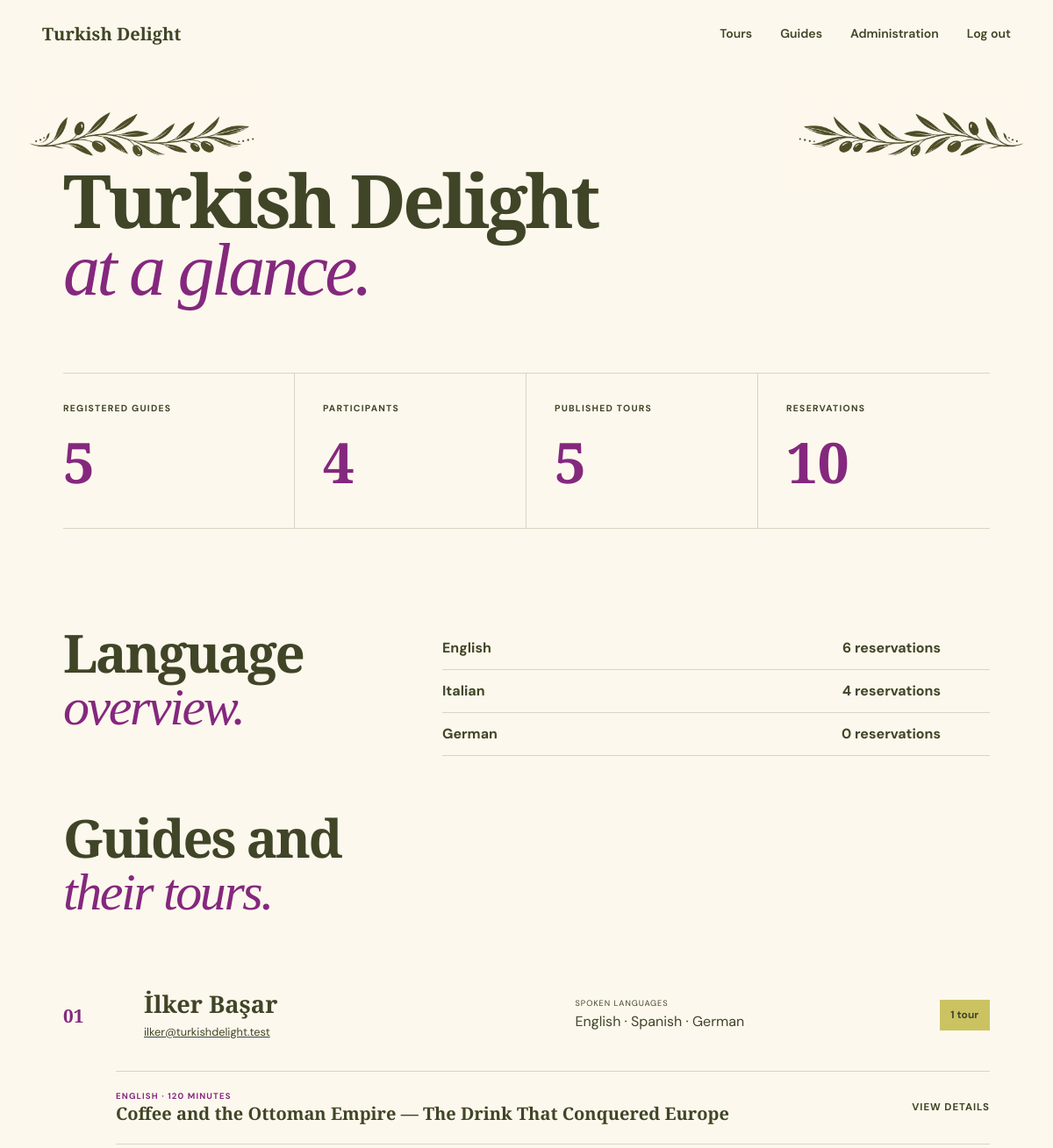
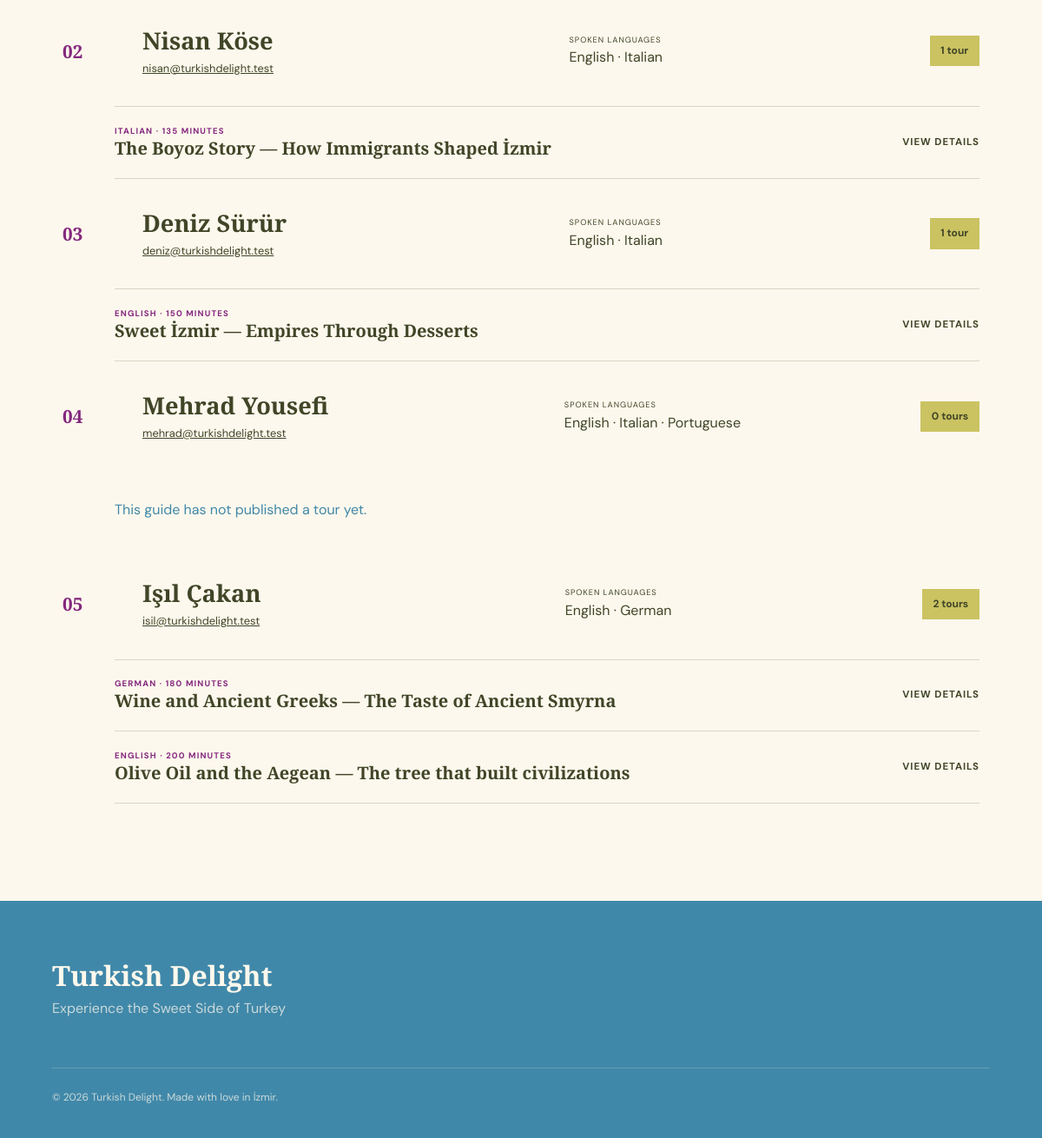
/admin (signed in), run on the app's committed database (2 pictures, top to bottom).
### tables this page shows
CREATE TABLE tours (
  id INTEGER PRIMARY KEY AUTOINCREMENT, guide_id INTEGER NOT NULL REFERENCES users(id),
  title TEXT NOT NULL, subtitle TEXT NOT NULL, description TEXT NOT NULL, foods TEXT NOT NULL, stops TEXT NOT NULL, story_points TEXT NOT NULL,
  meeting_point TEXT NOT NULL, duration INTEGER NOT NULL CHECK(duration > 0),
  language TEXT NOT NULL, capacity INTEGER NOT NULL CHECK(capacity > 0)
);

CREATE TABLE "users" (
          id INTEGER PRIMARY KEY AUTOINCREMENT,
          first_name TEXT NOT NULL, last_name TEXT NOT NULL,
          email TEXT NOT NULL UNIQUE, password_hash TEXT NOT NULL,
          role TEXT NOT NULL CHECK(role IN ('guide','participant','admin')),
          languages TEXT NOT NULL DEFAULT '[]'
        , profile_photo TEXT NOT NULL DEFAULT 'GuideDefault.jpg');

### app.py (the view)
@app.route("/admin")
@role_required("admin")
def admin_dashboard():
    db = get_db()
    statistics = {
        "guides": userdb.count_role(db, "guide"),
        "participants": userdb.count_role(db, "participant"),
        "tours": tourdb.tour_count(db),
        "reservations": tourdb.reservation_count(db),
    }
    reservations_by_language = tourdb.reservations_by_language(db)
    guide_rows = userdb.list_guides(db)
    guides = []
    for guide_row in guide_rows:
        guide = User(guide_row)
        tour_rows = tourdb.tours_for_guide(db, guide.id)
        detailed_tours = []
        for tour_row in tour_rows:
            tour = tour_from_row(tour_row)
            tour["schedules"] = tourdb.schedules_for_tour(db, tour["id"])
            tour["reservation_count"] = tourdb.reservation_count(db, tour["id"])
            detailed_tours.append(tour)
        guides.append({"user": guide, "tours": detailed_tours})
    return render_template(
        "admin_dashboard.html", statistics=statistics,
        reservations_by_language=reservations_by_language, guides=guides,
    )

### app.py (called while the page is built)
def get_db():
    if "db" not in g:
        g.db = sqlite3.connect(DATABASE)
        g.db.row_factory = sqlite3.Row
        g.db.execute("PRAGMA foreign_keys = ON")
    return g.db

@login_manager.user_loader
def load_user(user_id):
    return userdb.get_user(get_db(), user_id)

def csrf_token():
    if "csrf_token" not in session:
        session["csrf_token"] = secrets.token_hex(24)
    return session["csrf_token"]

@app.before_request
def verify_csrf():
    if request.method == "POST" and request.form.get("csrf_token") != session.get("csrf_token"):
        abort(400, "Invalid or missing form token.")

def role_required(role):
    def decorator(view):
        @wraps(view)
        @login_required
        def wrapped(*args, **kwargs):
            if current_user.role != role:
                abort(403)
            return view(*args, **kwargs)
        return wrapped
    return decorator

def tour_images(tour_id):
    files = sorted((BASE_DIR / "static").glob(f"Tour{tour_id}_*"))
    return [f.name for f in files if f.is_file()]

def guide_image(filename):
    filename = filename or DEFAULT_GUIDE_IMAGE
    relative = Path(filename)
    if relative.is_absolute() or ".." in relative.parts:
        return DEFAULT_GUIDE_IMAGE
    return filename if (BASE_DIR / "static" / relative).is_file() else DEFAULT_GUIDE_IMAGE

def tour_from_row(row):
    tour = dict(row)
    tour["foods"] = json.loads(tour["foods"])
    tour["stops"] = json.loads(tour["stops"])
    tour["story_points"] = json.loads(tour["story_points"])
    tour["images"] = tour_images(tour["id"])
    tour["guide_image"] = guide_image(tour.get("guide_image"))
    return tour

### tourdb.py (called while the page is built)
def tours_for_guide(db, guide_id, summary=False):
    fields = "id,title,subtitle" if summary else "*"
    return db.execute(
        f"SELECT {fields} FROM tours WHERE guide_id=? ORDER BY id", (guide_id,)
    ).fetchall()

def schedules_for_tour(db, tour_id):
    return db.execute(
        "SELECT weekday,start_time FROM schedules WHERE tour_id=? ORDER BY weekday", (tour_id,)
    ).fetchall()

def reservation_count(db, tour_id=None):
    if tour_id is None:
        return db.execute("SELECT COUNT(*) FROM reservations").fetchone()[0]
    return db.execute("SELECT COUNT(*) FROM reservations WHERE tour_id=?", (tour_id,)).fetchone()[0]

def tour_count(db):
    return db.execute("SELECT COUNT(*) FROM tours").fetchone()[0]

### user.py (called while the page is built)
    @property
    def full_name(self):
        return f"{self.first_name} {self.last_name}"

### templates/admin_dashboard.html (shortened to what this page needs)
{% extends "base.html" %}
{% block content %}
  <section class="admin-page">
    <img
      class="admin-decoration admin-decoration-left"
      src="{{ url_for('static', filename='decoration2.png') }}"
      alt=""
      aria-hidden="true"
    >
    <img
      class="admin-decoration admin-decoration-right"
      src="{{ url_for('static', filename='decoration2.png') }}"
      alt=""
      aria-hidden="true"
    >
    <header class="admin-heading">
      <div>
        <h1>Turkish Delight<br><em>at a glance.</em></h1>
      </div>
    </header>
    <section class="admin-stats" aria-label="Platform statistics">
      <article>
        <span>Registered guides</span>
        <strong>{{ statistics.guides }}</strong>
      </article>
      <article>
        <span>Participants</span>
        <strong>{{ statistics.participants }}</strong>
      </article>
      <article>
        <span>Published tours</span>
        <strong>{{ statistics.tours }}</strong>
      </article>
      <article>
        <span>Reservations</span>
        <strong>{{ statistics.reservations }}</strong>
      </article>
    </section>
    <section class="admin-language-stats">
      <div>
        <h2>Language<br><em>overview.</em></h2>
      </div>
      <div class="language-bars">
        {% if reservations_by_language %}
          {% for item in reservations_by_language %}
            <div class="language-stat">
              <span>{{ item.language }}</span>
              <strong>{{ item.total }} reservation{{ '' if item.total == 1 else 's' }}</strong>
            </div>
          {% endfor %}
        {% else %}
          <p>No tour languages available.</p>
        {% endif %}
      </div>
    </section>
    <section class="admin-guides">
      <div class="admin-section-title">
        <h2>Guides and<br><em>their tours.</em></h2>
      </div>
      {% for guide in guides %}
        <article class="admin-guide">
          <header>
            <span>{{ '%02d'|format(loop.index) }}</span>
            <div>
              <h3>{{ guide.user.full_name }}</h3>
              <a href="mailto:{{ guide.user.email }}">{{ guide.user.email }}</a>
            </div>
            <p><small>Spoken languages</small>{{ guide.user.languages|join(' · ') }}</p>
            <strong>{{ guide.tours|length }} tour{{ '' if guide.tours|length == 1 else 's' }}</strong>
          </header>
          <div class="admin-tour-list">
            {% for tour in guide.tours %}
              <details class="admin-tour">
                <summary>
                  <span>
                    <small>{{ tour.language }} · {{ tour.duration }} minutes</small>
                    {{ tour.title }} — {{ tour.subtitle }}
                  </span>
                  <b>View details</b>
                </summary>
              </details>
            {% else %}
              <p class="admin-no-tours">This guide has not published a tour yet.</p>
            {% endfor %}
          </div>
        </article>
      {% else %}
        <div class="empty-state"><h3>No registered guides.</h3></div>
      {% endfor %}
    </section>
  </section>
{% endblock %}

### static/styles/variables.css (style rules this page uses)
:root { --ink: #404527; --deep: #4088A9; --cream: #FDF8ED; --paper: #FDF8ED; --clay: #84287E; --gold: #CBC362; --sea: #4088A9; --line: rgba(64, 69, 39, .2); --serif: "Playfair Display", Georgia, serif; --sans: "DM Sans", Arial, sans-serif }

### static/styles/base.css (style rules this page uses)
* { box-sizing: border-box }
html { scroll-behavior: smooth }
body { margin: 0; background: var(--paper); color: var(--ink); font-family: var(--sans); font-size: 16px; line-height: 1.6 }
img { display: block; max-width: 100% }
a { color: inherit; text-decoration: none }

### static/styles/shared-components.css (style rules this page uses)
.hero h1 em, h2 em, .auth-panel h1 em, .form-page h1 em { color: var(--gold); font-weight: 500 }
h2 { font: 600 clamp(2.8rem, 5vw, 5.4rem)/.98 var(--serif); letter-spacing: -.04em; margin: 0 }
h2 em { color: var(--clay) }

### static/styles/admin.css (style rules this page uses)
.admin-page { padding: 7rem 6vw; background: var(--paper); min-height: 80vh }
.admin-heading { display: flex; justify-content: space-between; align-items: end; gap: 3rem; margin-bottom: 5rem }
.admin-heading h1 { font: 600 clamp(3.8rem, 7vw, 7rem)/.9 var(--serif); letter-spacing: -.045em; margin: 0 }
.admin-heading h1 em { color: var(--clay); font-weight: 500 }
.admin-stats { display: grid; grid-template-columns: repeat(4, 1fr); border-top: 1px solid var(--line); border-bottom: 1px solid var(--line) }
.admin-stats article { padding: 2rem; border-right: 1px solid var(--line) }
.admin-stats article:first-child { padding-left: 0 }
.admin-stats article:last-child { border-right: 0 }
.admin-stats span { display: block; text-transform: uppercase; letter-spacing: .12em; font-size: .65rem; font-weight: 700 }
.admin-stats strong { display: block; font: 600 4rem var(--serif); color: var(--clay); margin-top: .5rem }
.admin-language-stats { display: grid; grid-template-columns: .7fr 1.3fr; gap: 8vw; padding: 7rem 0 2rem }
.language-bars>div { display: grid; grid-template-columns: 120px 1fr 40px; align-items: center; gap: 1rem; padding: .7rem 0; border-bottom: 1px solid var(--line) }
.language-bars span { font-weight: 700 }
.language-bars strong { text-align: right }
.admin-section-title { padding: 2rem 0 3rem }
.admin-guide>header { display: grid; grid-template-columns: 60px 1.2fr 1fr auto; align-items: center; gap: 2rem; padding: 2rem 0 }
.admin-guide>header>span { font: 600 1.3rem var(--serif); color: var(--clay) }
.admin-guide h3 { font: 600 1.7rem var(--serif); margin: 0 }
.admin-guide header a { font-size: .8rem; text-decoration: underline }
.admin-guide header p { margin: 0 }
.admin-guide header small { display: block; text-transform: uppercase; letter-spacing: .1em; font-size: .58rem }
.admin-guide header>strong { background: var(--gold); padding: .5rem .8rem; font-size: .75rem }
.admin-tour-list { margin-left: 60px }
.admin-tour { border-top: 1px solid var(--line) }
.admin-tour:last-child { border-bottom: 1px solid var(--line) }
.admin-tour summary { list-style: none; display: flex; align-items: center; justify-content: space-between; gap: 2rem; padding: 1.3rem 0; cursor: pointer }
.admin-tour summary span { font: 600 1.25rem var(--serif) }
.admin-tour summary small { display: block; font: 700 .6rem var(--sans); letter-spacing: .12em; text-transform: uppercase; color: var(--clay) }
.admin-tour summary b { font-size: .72rem; text-transform: uppercase; letter-spacing: .08em }
.admin-no-tours { padding: 1rem 0; color: #60736f }

### static/styles/theme-layout.css (style rules this page uses)
.guide-profile-copy li small, .demo-hint, .admin-no-tours { color: var(--sea) }
.admin-page { position: relative; overflow: hidden }
.admin-decoration { position: absolute; top: .5rem; width: min(24vw, 310px); height: auto; pointer-events: none; user-select: none }
.admin-decoration-left { left: 1.5vw }
.admin-decoration-right { right: 1.5vw; transform: scaleX(-1) }
.admin-page>header, .admin-page>section { position: relative; z-index: 1 }

### data on the page
tours: language "Italian", total "4", total "s", language "ITALIAN", duration "135", title "The Boyoz Story", subtitle "How Immigrants Shaped İzmir"
users: user.email "ilker@turkishdelight.test"
tours: language "ENGLISH", duration "120", title "Coffee and the Ottoman Empire", subtitle "The Drink That Conquered Europe"
users: user.email "nisan@turkishdelight.test"
users: user.email "deniz@turkishdelight.test"
tours: language "ENGLISH", duration "150", title "Sweet İzmir", subtitle "Empires Through Desserts"
users: user.email "mehrad@turkishdelight.test"
users: user.email "isil@turkishdelight.test"
tours: language "GERMAN", duration "180", title "Wine and Ancient Greeks", subtitle "The Taste of Ancient Smyrna"
tours: language "ENGLISH", duration "200", title "Olive Oil and the Aegean", subtitle "The tree that built civilizations"

### other printed values
{{ statistics.guides }} "5"
{{ statistics.participants }} "4"
{{ statistics.tours }} "5"
{{ statistics.reservations }} "10"
{{ item.language }} "English" "German"
{{ item.total }} "6" "0"
{{ '' if item.total == 1 else 's' }} "s" "s"
{{ '%02d'|format(loop.index) }} "01" "02" "03" "04" "05"
{{ guide.user.full_name }} "İlker Başar" "Nisan Köse" "Deniz Sürür" "Mehrad Yousefi" "Işıl Çakan"
{{ guide.user.languages|join(' · ') }} "English · Spanish · German" "English · Italian" "English · Italian" "English · Italian · Portuguese" "English · German"
{{ guide.tours|length }} "1" "1" "1" "0" "2"
{{ '' if guide.tours|length == 1 else 's' }} "s" "s"
